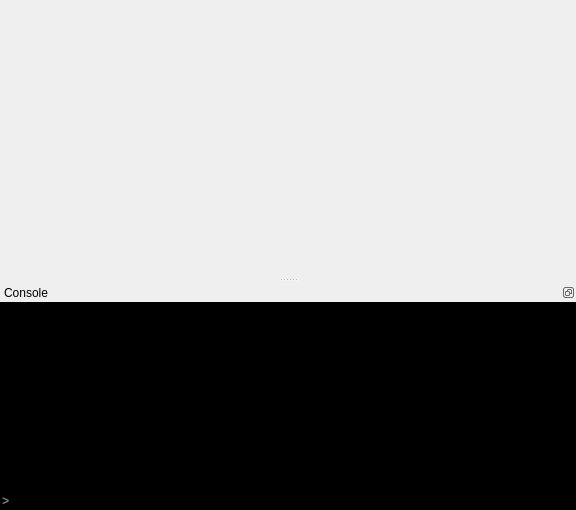
<?xml version="1.0" encoding="UTF-8"?>
<ui version="4.0">
 <class>MainWindow</class>
 <widget class="QMainWindow" name="MainWindow">
  <property name="windowModality">
   <enum>Qt::NonModal</enum>
  </property>
  <property name="geometry">
   <rect>
    <x>0</x>
    <y>0</y>
    <width>576</width>
    <height>510</height>
   </rect>
  </property>
  <property name="windowTitle">
   <string>MainWindow</string>
  </property>
  <property name="windowOpacity">
   <double>1.000000000000000</double>
  </property>
  <property name="styleSheet">
   <string notr="true"/>
  </property>
  <property name="documentMode">
   <bool>true</bool>
  </property>
  <property name="dockNestingEnabled">
   <bool>true</bool>
  </property>
  <property name="dockOptions">
   <set>QMainWindow::AllowNestedDocks|QMainWindow::AllowTabbedDocks|QMainWindow::AnimatedDocks</set>
  </property>
  <property name="unifiedTitleAndToolBarOnMac">
   <bool>false</bool>
  </property>
  <widget class="QWidget" name="centralWidget">
   <layout class="QVBoxLayout" name="verticalLayout">
    <property name="spacing">
     <number>0</number>
    </property>
    <property name="leftMargin">
     <number>0</number>
    </property>
    <property name="topMargin">
     <number>0</number>
    </property>
    <property name="rightMargin">
     <number>0</number>
    </property>
    <property name="bottomMargin">
     <number>0</number>
    </property>
    <item>
     <widget class="QTabWidget" name="tabWidget">
      <property name="sizePolicy">
       <sizepolicy hsizetype="Expanding" vsizetype="Expanding">
        <horstretch>0</horstretch>
        <verstretch>0</verstretch>
       </sizepolicy>
      </property>
      <property name="documentMode">
       <bool>true</bool>
      </property>
      <property name="tabsClosable">
       <bool>true</bool>
      </property>
      <property name="movable">
       <bool>true</bool>
      </property>
     </widget>
    </item>
   </layout>
  </widget>
  <widget class="QDockWidget" name="consoleDock">
   <property name="sizePolicy">
    <sizepolicy hsizetype="Maximum" vsizetype="Maximum">
     <horstretch>0</horstretch>
     <verstretch>0</verstretch>
    </sizepolicy>
   </property>
   <property name="minimumSize">
    <size>
     <width>90</width>
     <height>107</height>
    </size>
   </property>
   <property name="features">
    <set>QDockWidget::DockWidgetFloatable|QDockWidget::DockWidgetMovable</set>
   </property>
   <property name="windowTitle">
    <string>Console</string>
   </property>
   <attribute name="dockWidgetArea">
    <number>8</number>
   </attribute>
   <widget class="QWidget" name="dockWidgetContents">
    <layout class="QVBoxLayout" name="verticalLayout_3">
     <property name="spacing">
      <number>0</number>
     </property>
     <property name="leftMargin">
      <number>0</number>
     </property>
     <property name="topMargin">
      <number>0</number>
     </property>
     <property name="rightMargin">
      <number>0</number>
     </property>
     <property name="bottomMargin">
      <number>0</number>
     </property>
     <item>
      <widget class="QTextEdit" name="textEdit">
       <property name="font">
        <font>
         <family>Lucida Console</family>
         <pointsize>8</pointsize>
        </font>
       </property>
       <property name="styleSheet">
        <string notr="true">background-color: black;
color: white;</string>
       </property>
       <property name="frameShape">
        <enum>QFrame::NoFrame</enum>
       </property>
       <property name="lineWidth">
        <number>0</number>
       </property>
       <property name="undoRedoEnabled">
        <bool>false</bool>
       </property>
       <property name="readOnly">
        <bool>true</bool>
       </property>
      </widget>
     </item>
     <item>
      <widget class="QLineEdit" name="lineEdit">
       <property name="font">
        <font>
         <family>Lucida Console</family>
         <weight>75</weight>
         <bold>true</bold>
        </font>
       </property>
       <property name="styleSheet">
        <string notr="true">background-color: black; color: white;</string>
       </property>
       <property name="inputMask">
        <string/>
       </property>
       <property name="text">
        <string/>
       </property>
       <property name="frame">
        <bool>false</bool>
       </property>
       <property name="echoMode">
        <enum>QLineEdit::Normal</enum>
       </property>
       <property name="placeholderText">
        <string>&gt; </string>
       </property>
      </widget>
     </item>
    </layout>
   </widget>
  </widget>
 </widget>
 <layoutdefault spacing="6" margin="11"/>
 <resources/>
 <connections/>
</ui>
